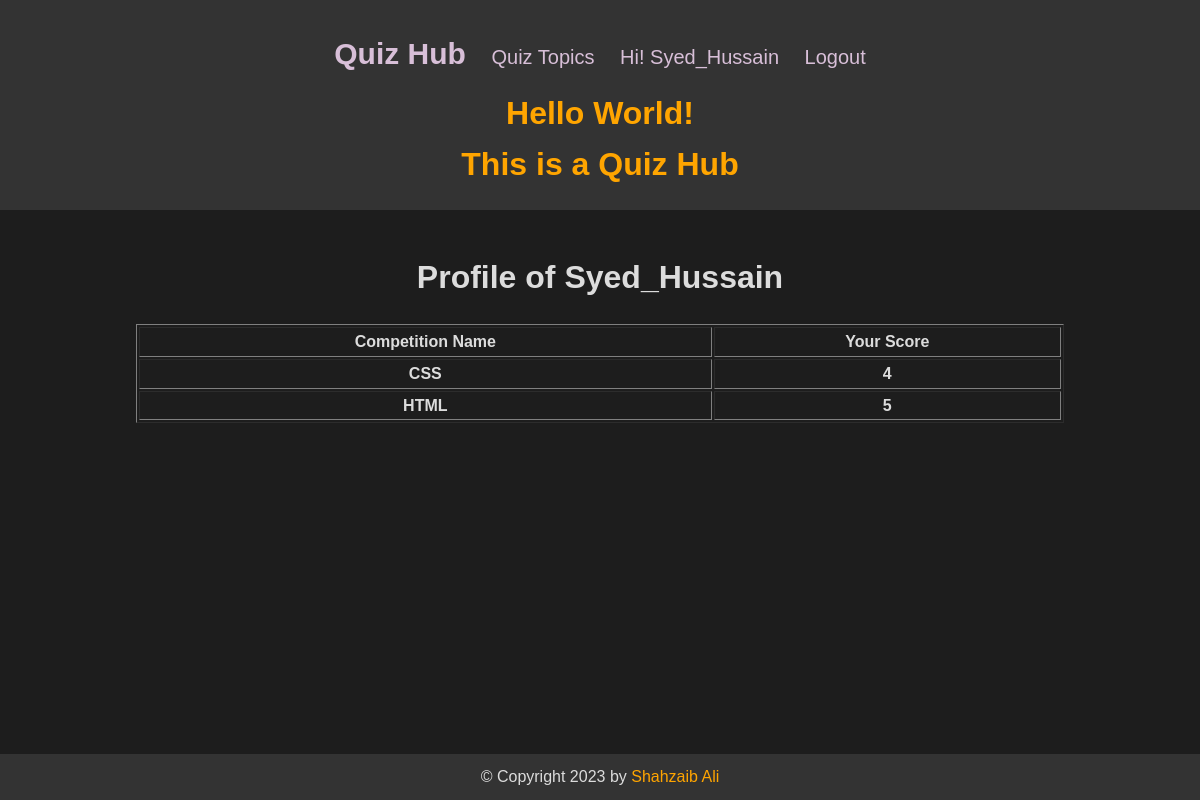
The page /profile/ (signed in) on the database as committed earlier.
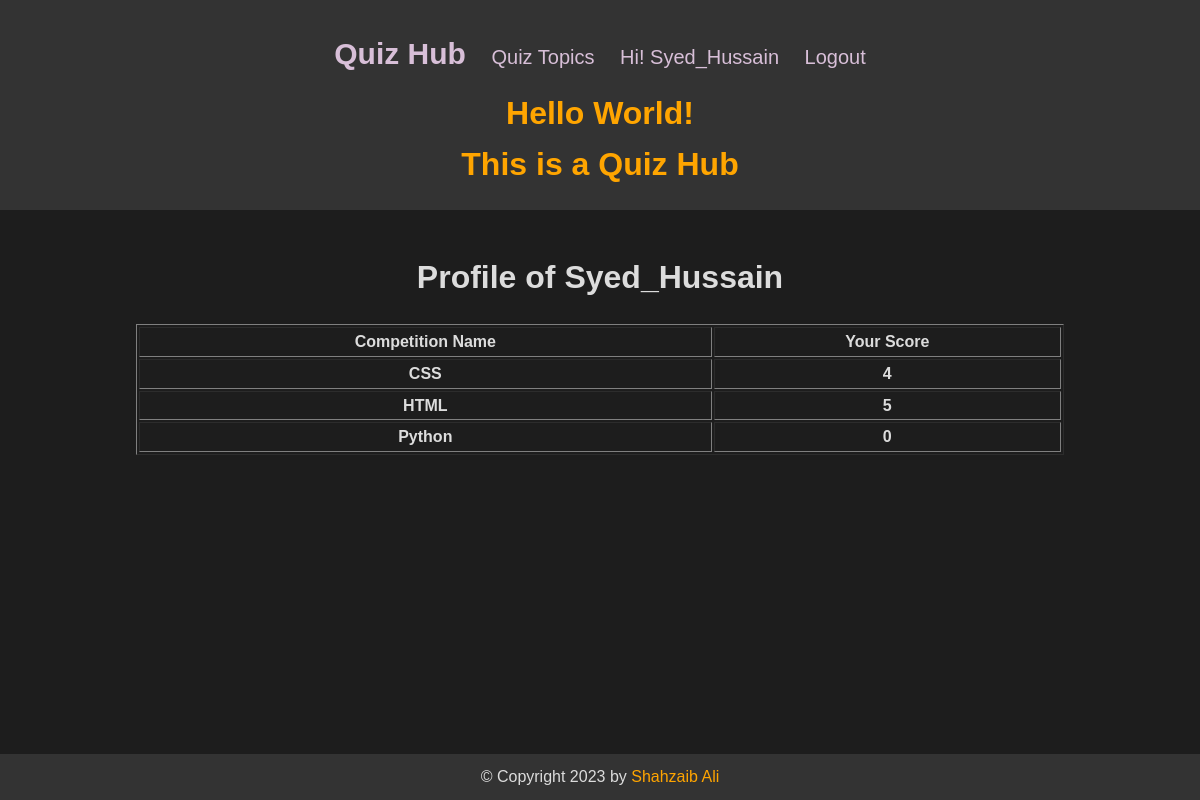
The same page on the database as committed later.
### quiz_app/models.py (models this page shows, shortened)
class UserTopicScore(models.Model):
    user = models.ForeignKey(User, on_delete=models.CASCADE)
    topic = models.ForeignKey(Topic, on_delete=models.CASCADE)
    score = models.IntegerField(default=0)

class Topic(models.Model):
    topic = models.CharField(max_length=255)
    def __str__(self):
        return self.topic

### quiz_app/views.py (the view)
# urls.py: path("profile/", views.MyProfile.as_view(), name='profile'),
class MyProfile(APIView):
    def get(self, request):
        if request.user.is_authenticated:
            user_scores = UserTopicScore.objects.filter(user=request.user)
            context = {
            'user_scores': user_scores
            }
            return render(request, 'quiz_app/profile.html', context=context)
        else:
            messages.error(request,'You must login first!')
            return redirect('quiz_app:login')

### quiz_app/templates/quiz_app/profile.html (shortened to what this page needs)
{% extends 'quiz_app/index.html' %}
{% block content %}
    <h1 style="text-align: center;">
        Profile of {{ request.user.username }}
    </h1>
    <div style="text-align: center;">
        <table style="margin: auto; width: 80%;" border="1">
            <tr>
                <th>
                    Competition Name
                </th>
                <th>
                    Your Score
                </th>
            </tr>
            {% for user_score in user_scores %}
                <tr>
                    <th>
                        {{ user_score.topic }}
                    </th>
                    <th>
                        {{ user_score.score }}
                    </th>
                </tr>
            {% endfor %}
        </table>
    </div>
{% endblock %}

### quiz_app/templates/quiz_app/index.html (shortened to what this page needs)
{% load static %}
<!DOCTYPE html>
<html lang="en">
  <head>
  </head>
  <body>
    <header class="header">
      <div>
        <nav class="nav">
          <a href="{% url 'quiz_app:index' %}" style="font-size: 30px;"><b>Quiz Hub</b></a>
          <a href="{% url 'quiz_app:topics' %}">Quiz Topics</a>
          {% if request.user.is_authenticated %}
            <a href="{% url 'quiz_app:profile' %}" title="Update my profile">Hi! {{ request.user.username }}</a>
            <a href="{% url 'quiz_app:logout' %}" class="btn btn-outline">Logout</a>
          {% else %}
            <a href="{% url 'quiz_app:login' %}" class="btn btn-outline">Login</a>
            <a href="{% url 'quiz_app:register' %}" class="btn btn-primary">Join Now</a>
          {% endif %}
        </nav>
      </div>
      <div>
        <h1>Hello World!</h1>
        <h1>This is a Quiz Hub</h1>
      </div>
    </header>
    <main>
      <div class="container">
        {% block content %} {% endblock %}
      </div>
    </main>
    <footer class="footer">
      <div class="container">
        <p>
          &copy; Copyright {% now 'Y' %} by <a href="https://linktr.ee/shahzaib_ali">Shahzaib Ali</a>
        </p>
      </div>
    </footer>
  </body>
</html>

Rows that differ between the two databases and show on the page:
added UserTopicScore: topic "Python", score "0"
